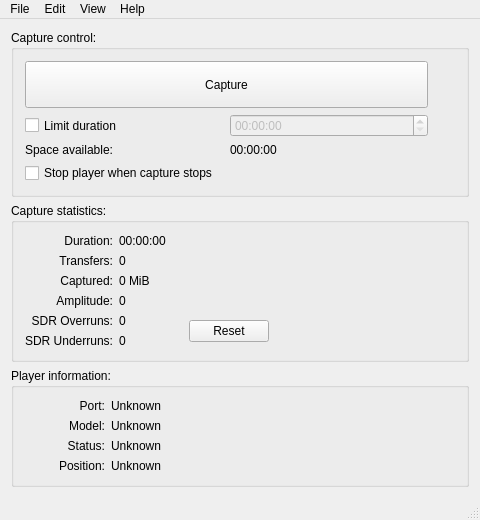
<?xml version="1.0" encoding="UTF-8"?>
<ui version="4.0">
 <class>MainWindow</class>
 <widget class="QMainWindow" name="MainWindow">
  <property name="geometry">
   <rect>
    <x>0</x>
    <y>0</y>
    <width>480</width>
    <height>520</height>
   </rect>
  </property>
  <property name="minimumSize">
   <size>
    <width>480</width>
    <height>520</height>
   </size>
  </property>
  <property name="windowTitle">
   <string>Domesday Duplicator</string>
  </property>
  <property name="windowIcon">
   <iconset resource="resources.qrc">
    <normaloff>:/graphics/ApplicationIcon/Graphics/ApplicationIcon/DomesdayDuplicator_128x128.png</normaloff>:/graphics/ApplicationIcon/Graphics/ApplicationIcon/DomesdayDuplicator_128x128.png</iconset>
  </property>
  <widget class="QWidget" name="centralWidget">
   <layout class="QVBoxLayout" name="verticalLayout">
    <item>
     <widget class="QGroupBox" name="captureControlGroupBox">
      <property name="sizePolicy">
       <sizepolicy hsizetype="Preferred" vsizetype="Preferred">
        <horstretch>0</horstretch>
        <verstretch>60</verstretch>
       </sizepolicy>
      </property>
      <property name="minimumSize">
       <size>
        <width>0</width>
        <height>0</height>
       </size>
      </property>
      <property name="title">
       <string>Capture control:</string>
      </property>
      <layout class="QHBoxLayout" name="captureControlHorizontalLayout">
       <property name="spacing">
        <number>20</number>
       </property>
       <item>
        <layout class="QVBoxLayout" name="captureControlVerticalLayout">
         <property name="spacing">
          <number>6</number>
         </property>
         <item>
          <widget class="QPushButton" name="capturePushButton">
           <property name="sizePolicy">
            <sizepolicy hsizetype="Expanding" vsizetype="Expanding">
             <horstretch>0</horstretch>
             <verstretch>0</verstretch>
            </sizepolicy>
           </property>
           <property name="minimumSize">
            <size>
             <width>0</width>
             <height>0</height>
            </size>
           </property>
           <property name="text">
            <string>Capture</string>
           </property>
          </widget>
         </item>
         <item>
          <layout class="QGridLayout" name="captureControlGridLayout">
           <item row="0" column="1">
            <widget class="QTimeEdit" name="durationLimitTimeEdit">
             <property name="enabled">
              <bool>false</bool>
             </property>
             <property name="sizePolicy">
              <sizepolicy hsizetype="Preferred" vsizetype="Expanding">
               <horstretch>0</horstretch>
               <verstretch>0</verstretch>
              </sizepolicy>
             </property>
             <property name="displayFormat">
              <string>HH:mm:ss</string>
             </property>
            </widget>
           </item>
           <item row="0" column="0">
            <widget class="QCheckBox" name="limitDurationCheckBox">
             <property name="sizePolicy">
              <sizepolicy hsizetype="Preferred" vsizetype="Preferred">
               <horstretch>0</horstretch>
               <verstretch>0</verstretch>
              </sizepolicy>
             </property>
             <property name="text">
              <string>Limit duration</string>
             </property>
            </widget>
           </item>
           <item row="1" column="1">
            <widget class="QLabel" name="spaceAvailableLabel">
             <property name="sizePolicy">
              <sizepolicy hsizetype="Preferred" vsizetype="Expanding">
               <horstretch>0</horstretch>
               <verstretch>0</verstretch>
              </sizepolicy>
             </property>
             <property name="text">
              <string>00:00:00</string>
             </property>
            </widget>
           </item>
           <item row="1" column="0">
            <widget class="QLabel" name="spaceAvailablePreLabel">
             <property name="text">
              <string>Space available:</string>
             </property>
            </widget>
           </item>
           <item row="2" column="0" colspan="2">
            <widget class="QCheckBox" name="stopPlayerWhenCaptureStops">
             <property name="text">
              <string>Stop player when capture stops</string>
             </property>
            </widget>
           </item>
          </layout>
         </item>
        </layout>
       </item>
       <item>
        <widget class="QLabel" name="dddLogoLabel">
         <property name="text">
          <string/>
         </property>
         <property name="pixmap">
          <pixmap resource="resources.qrc">:/graphics/logo/Graphics/Domesday Duplicator logo colour 150px.png</pixmap>
         </property>
         <property name="alignment">
          <set>Qt::AlignmentFlag::AlignCenter</set>
         </property>
         <property name="margin">
          <number>0</number>
         </property>
        </widget>
       </item>
      </layout>
     </widget>
    </item>
    <item>
     <widget class="QGroupBox" name="captureStatsGroupBox">
      <property name="sizePolicy">
       <sizepolicy hsizetype="Preferred" vsizetype="Preferred">
        <horstretch>0</horstretch>
        <verstretch>40</verstretch>
       </sizepolicy>
      </property>
      <property name="minimumSize">
       <size>
        <width>0</width>
        <height>0</height>
       </size>
      </property>
      <property name="maximumSize">
       <size>
        <width>16777215</width>
        <height>16777215</height>
       </size>
      </property>
      <property name="title">
       <string>Capture statistics:</string>
      </property>
      <layout class="QHBoxLayout" name="captureStatsHorizontalLayout">
       <item>
        <layout class="QGridLayout" name="captureStatsGridLayout" columnminimumwidth="80,0">
         <item row="0" column="0">
          <widget class="QLabel" name="durationPreLabel">
           <property name="minimumSize">
            <size>
             <width>0</width>
             <height>0</height>
            </size>
           </property>
           <property name="text">
            <string>Duration:</string>
           </property>
           <property name="alignment">
            <set>Qt::AlignmentFlag::AlignRight|Qt::AlignmentFlag::AlignTrailing|Qt::AlignmentFlag::AlignVCenter</set>
           </property>
          </widget>
         </item>
         <item row="0" column="1">
          <widget class="QLabel" name="durationLabel">
           <property name="sizePolicy">
            <sizepolicy hsizetype="Expanding" vsizetype="Preferred">
             <horstretch>0</horstretch>
             <verstretch>0</verstretch>
            </sizepolicy>
           </property>
           <property name="text">
            <string>00:00:00</string>
           </property>
          </widget>
         </item>
         <item row="1" column="0">
          <widget class="QLabel" name="numberOfTransfersPreLabel">
           <property name="minimumSize">
            <size>
             <width>0</width>
             <height>0</height>
            </size>
           </property>
           <property name="text">
            <string>Transfers:</string>
           </property>
           <property name="alignment">
            <set>Qt::AlignmentFlag::AlignRight|Qt::AlignmentFlag::AlignTrailing|Qt::AlignmentFlag::AlignVCenter</set>
           </property>
          </widget>
         </item>
         <item row="1" column="1">
          <widget class="QLabel" name="numberOfTransfersLabel">
           <property name="sizePolicy">
            <sizepolicy hsizetype="Expanding" vsizetype="Preferred">
             <horstretch>0</horstretch>
             <verstretch>0</verstretch>
            </sizepolicy>
           </property>
           <property name="text">
            <string>0</string>
           </property>
          </widget>
         </item>
         <item row="2" column="0">
          <widget class="QLabel" name="dataCapturedPreLabel">
           <property name="minimumSize">
            <size>
             <width>0</width>
             <height>0</height>
            </size>
           </property>
           <property name="text">
            <string>Captured:</string>
           </property>
           <property name="alignment">
            <set>Qt::AlignmentFlag::AlignRight|Qt::AlignmentFlag::AlignTrailing|Qt::AlignmentFlag::AlignVCenter</set>
           </property>
          </widget>
         </item>
         <item row="2" column="1">
          <widget class="QLabel" name="dataCapturedLabel">
           <property name="sizePolicy">
            <sizepolicy hsizetype="Expanding" vsizetype="Preferred">
             <horstretch>0</horstretch>
             <verstretch>0</verstretch>
            </sizepolicy>
           </property>
           <property name="text">
            <string>0 MiB</string>
           </property>
          </widget>
         </item>
         <item row="3" column="0">
          <widget class="QLabel" name="meanAmplitudePreLabel">
           <property name="minimumSize">
            <size>
             <width>0</width>
             <height>0</height>
            </size>
           </property>
           <property name="text">
            <string>Amplitude:</string>
           </property>
           <property name="alignment">
            <set>Qt::AlignmentFlag::AlignRight|Qt::AlignmentFlag::AlignTrailing|Qt::AlignmentFlag::AlignVCenter</set>
           </property>
          </widget>
         </item>
         <item row="3" column="1">
          <widget class="QLabel" name="meanAmplitudeLabel">
           <property name="sizePolicy">
            <sizepolicy hsizetype="Expanding" vsizetype="Preferred">
             <horstretch>0</horstretch>
             <verstretch>0</verstretch>
            </sizepolicy>
           </property>
           <property name="text">
            <string>0</string>
           </property>
          </widget>
         </item>
         <item row="4" column="0">
          <widget class="QLabel" name="sdrOverrunsPreLabel">
           <property name="text">
            <string>SDR Overruns:</string>
           </property>
           <property name="alignment">
            <set>Qt::AlignmentFlag::AlignRight|Qt::AlignmentFlag::AlignTrailing|Qt::AlignmentFlag::AlignVCenter</set>
           </property>
           <property name="visible">
            <bool>false</bool>
           </property>
          </widget>
         </item>
         <item row="4" column="1">
          <widget class="QLabel" name="sdrOverrunsLabel">
           <property name="sizePolicy">
            <sizepolicy hsizetype="Expanding" vsizetype="Preferred">
             <horstretch>0</horstretch>
             <verstretch>0</verstretch>
            </sizepolicy>
           </property>
           <property name="text">
            <string>0</string>
           </property>
           <property name="visible">
            <bool>false</bool>
           </property>
          </widget>
         </item>
         <item row="4" column="2" rowspan="2">
          <widget class="QPushButton" name="sdrResetCountersButton">
           <property name="text">
            <string>Reset</string>
           </property>
           <property name="visible">
            <bool>false</bool>
           </property>
          </widget>
         </item>
         <item row="5" column="0">
          <widget class="QLabel" name="sdrUnderrunsPreLabel">
           <property name="text">
            <string>SDR Underruns:</string>
           </property>
           <property name="alignment">
            <set>Qt::AlignmentFlag::AlignRight|Qt::AlignmentFlag::AlignTrailing|Qt::AlignmentFlag::AlignVCenter</set>
           </property>
           <property name="visible">
            <bool>false</bool>
           </property>
          </widget>
         </item>
         <item row="5" column="1">
          <widget class="QLabel" name="sdrUnderrunsLabel">
           <property name="sizePolicy">
            <sizepolicy hsizetype="Expanding" vsizetype="Preferred">
             <horstretch>0</horstretch>
             <verstretch>0</verstretch>
            </sizepolicy>
           </property>
           <property name="text">
            <string>0</string>
           </property>
           <property name="visible">
            <bool>false</bool>
           </property>
          </widget>
         </item>
        </layout>
       </item>
       <item>
        <widget class="AmplitudeMeasurement" name="am" native="true">
         <property name="minimumSize">
          <size>
           <width>180</width>
           <height>0</height>
          </size>
         </property>
        </widget>
       </item>
      </layout>
     </widget>
    </item>
    <item>
     <widget class="QGroupBox" name="playerInfoGroupBox">
      <property name="enabled">
       <bool>true</bool>
      </property>
      <property name="sizePolicy">
       <sizepolicy hsizetype="Preferred" vsizetype="Preferred">
        <horstretch>0</horstretch>
        <verstretch>40</verstretch>
       </sizepolicy>
      </property>
      <property name="minimumSize">
       <size>
        <width>0</width>
        <height>0</height>
       </size>
      </property>
      <property name="maximumSize">
       <size>
        <width>16777215</width>
        <height>16777215</height>
       </size>
      </property>
      <property name="title">
       <string>Player information:</string>
      </property>
      <layout class="QHBoxLayout" name="playerInfoHorizontalLayout">
       <item>
        <layout class="QGridLayout" name="playerInfoGridLayout" columnminimumwidth="80,0">
         <item row="0" column="0">
          <widget class="QLabel" name="playerPortPreLabel">
           <property name="minimumSize">
            <size>
             <width>0</width>
             <height>0</height>
            </size>
           </property>
           <property name="text">
            <string>Port:</string>
           </property>
           <property name="alignment">
            <set>Qt::AlignmentFlag::AlignRight|Qt::AlignmentFlag::AlignTrailing|Qt::AlignmentFlag::AlignVCenter</set>
           </property>
          </widget>
         </item>
         <item row="0" column="1">
          <widget class="QLabel" name="playerPortLabel">
           <property name="sizePolicy">
            <sizepolicy hsizetype="Expanding" vsizetype="Preferred">
             <horstretch>0</horstretch>
             <verstretch>0</verstretch>
            </sizepolicy>
           </property>
           <property name="text">
            <string>Unknown</string>
           </property>
          </widget>
         </item>
         <item row="1" column="0">
          <widget class="QLabel" name="playerModelPreLabel">
           <property name="minimumSize">
            <size>
             <width>0</width>
             <height>0</height>
            </size>
           </property>
           <property name="text">
            <string>Model:</string>
           </property>
           <property name="alignment">
            <set>Qt::AlignmentFlag::AlignRight|Qt::AlignmentFlag::AlignTrailing|Qt::AlignmentFlag::AlignVCenter</set>
           </property>
          </widget>
         </item>
         <item row="1" column="1">
          <widget class="QLabel" name="playerModelLabel">
           <property name="sizePolicy">
            <sizepolicy hsizetype="Expanding" vsizetype="Preferred">
             <horstretch>0</horstretch>
             <verstretch>0</verstretch>
            </sizepolicy>
           </property>
           <property name="text">
            <string>Unknown</string>
           </property>
          </widget>
         </item>
         <item row="2" column="0">
          <widget class="QLabel" name="playerStatusPreLabel">
           <property name="minimumSize">
            <size>
             <width>0</width>
             <height>0</height>
            </size>
           </property>
           <property name="text">
            <string>Status:</string>
           </property>
           <property name="alignment">
            <set>Qt::AlignmentFlag::AlignRight|Qt::AlignmentFlag::AlignTrailing|Qt::AlignmentFlag::AlignVCenter</set>
           </property>
          </widget>
         </item>
         <item row="2" column="1">
          <widget class="QLabel" name="playerStatusLabel">
           <property name="sizePolicy">
            <sizepolicy hsizetype="Expanding" vsizetype="Preferred">
             <horstretch>0</horstretch>
             <verstretch>0</verstretch>
            </sizepolicy>
           </property>
           <property name="text">
            <string>Unknown</string>
           </property>
          </widget>
         </item>
         <item row="3" column="0">
          <widget class="QLabel" name="playerPositionPreLabel">
           <property name="minimumSize">
            <size>
             <width>0</width>
             <height>0</height>
            </size>
           </property>
           <property name="text">
            <string>Position:</string>
           </property>
           <property name="alignment">
            <set>Qt::AlignmentFlag::AlignRight|Qt::AlignmentFlag::AlignTrailing|Qt::AlignmentFlag::AlignVCenter</set>
           </property>
          </widget>
         </item>
         <item row="3" column="1">
          <widget class="QLabel" name="playerPositionLabel">
           <property name="sizePolicy">
            <sizepolicy hsizetype="Expanding" vsizetype="Preferred">
             <horstretch>0</horstretch>
             <verstretch>0</verstretch>
            </sizepolicy>
           </property>
           <property name="text">
            <string>Unknown</string>
           </property>
          </widget>
         </item>
        </layout>
       </item>
      </layout>
     </widget>
    </item>
   </layout>
  </widget>
  <widget class="QMenuBar" name="menuBar">
   <property name="geometry">
    <rect>
     <x>0</x>
     <y>0</y>
     <width>480</width>
     <height>21</height>
    </rect>
   </property>
   <widget class="QMenu" name="menuFile">
    <property name="title">
     <string>File</string>
    </property>
    <addaction name="actionExit"/>
   </widget>
   <widget class="QMenu" name="menuEdit">
    <property name="title">
     <string>Edit</string>
    </property>
    <addaction name="actionTest_mode"/>
    <addaction name="actionPreferences"/>
   </widget>
   <widget class="QMenu" name="menuView">
    <property name="title">
     <string>View</string>
    </property>
    <addaction name="actionAdvanced_naming"/>
    <addaction name="actionPlayer_remote"/>
    <addaction name="actionAutomatic_capture"/>
   </widget>
   <widget class="QMenu" name="menuHelp">
    <property name="title">
     <string>Help</string>
    </property>
    <addaction name="actionAbout"/>
   </widget>
   <addaction name="menuFile"/>
   <addaction name="menuEdit"/>
   <addaction name="menuView"/>
   <addaction name="menuHelp"/>
  </widget>
  <widget class="QStatusBar" name="statusBar"/>
  <action name="actionExit">
   <property name="text">
    <string>Exit</string>
   </property>
  </action>
  <action name="actionPreferences">
   <property name="text">
    <string>Preferences</string>
   </property>
  </action>
  <action name="actionPlayer_remote">
   <property name="text">
    <string>Player remote</string>
   </property>
  </action>
  <action name="actionLog_file">
   <property name="text">
    <string>Log file</string>
   </property>
  </action>
  <action name="actionAbout">
   <property name="text">
    <string>About</string>
   </property>
  </action>
  <action name="actionTest_mode">
   <property name="checkable">
    <bool>true</bool>
   </property>
   <property name="text">
    <string>Test mode</string>
   </property>
  </action>
  <action name="actionAutomatic_capture">
   <property name="text">
    <string>Automatic capture</string>
   </property>
  </action>
  <action name="actionAdvanced_naming">
   <property name="text">
    <string>Advanced naming</string>
   </property>
  </action>
 </widget>
 <layoutdefault spacing="6" margin="11"/>
 <customwidgets>
  <customwidget>
   <class>AmplitudeMeasurement</class>
   <extends>QWidget</extends>
   <header>amplitudemeasurement.h</header>
   <container>1</container>
  </customwidget>
 </customwidgets>
 <tabstops>
  <tabstop>capturePushButton</tabstop>
  <tabstop>limitDurationCheckBox</tabstop>
  <tabstop>durationLimitTimeEdit</tabstop>
 </tabstops>
 <resources>
  <include location="resources.qrc"/>
 </resources>
 <connections/>
</ui>
